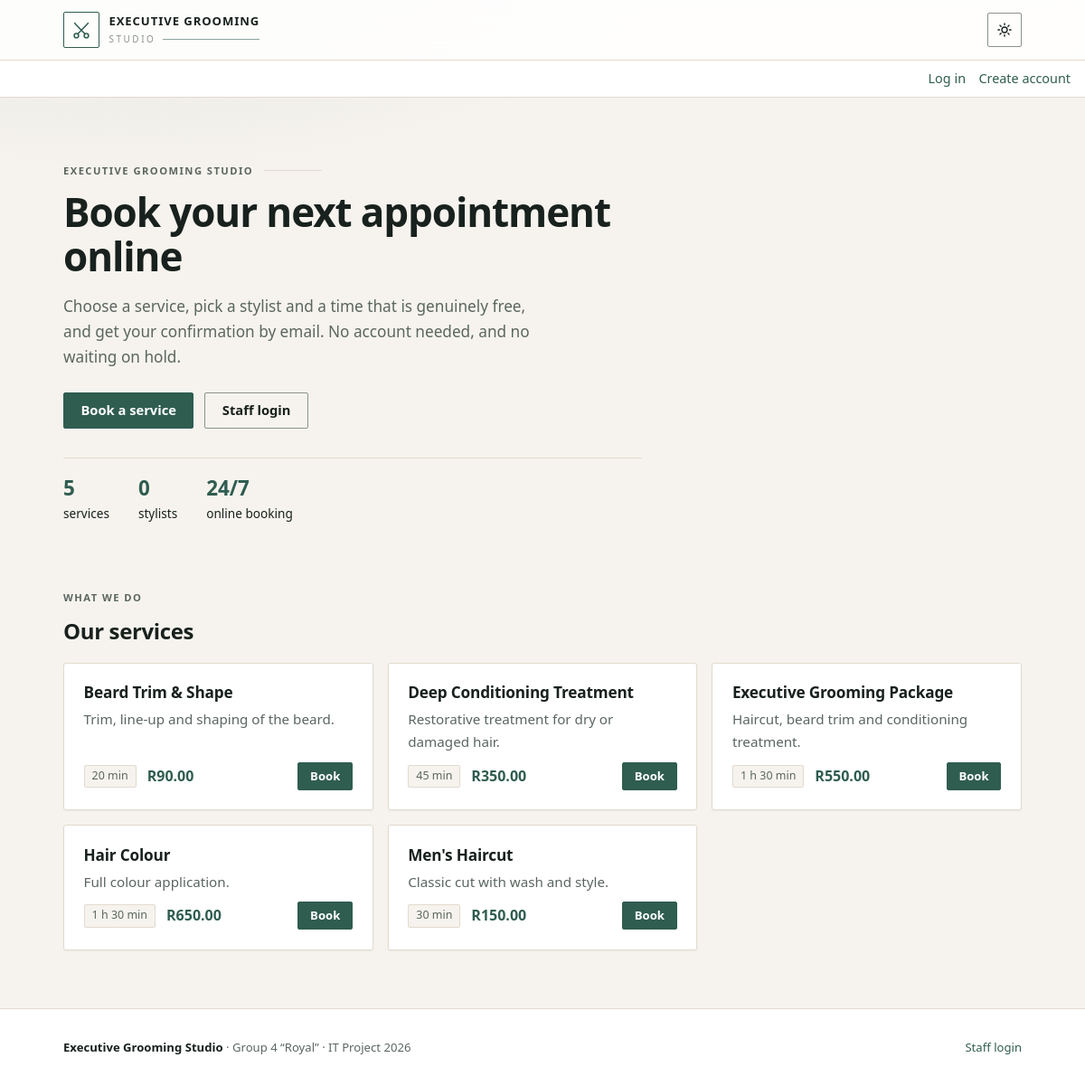
The app's page /public/index.php, older data.
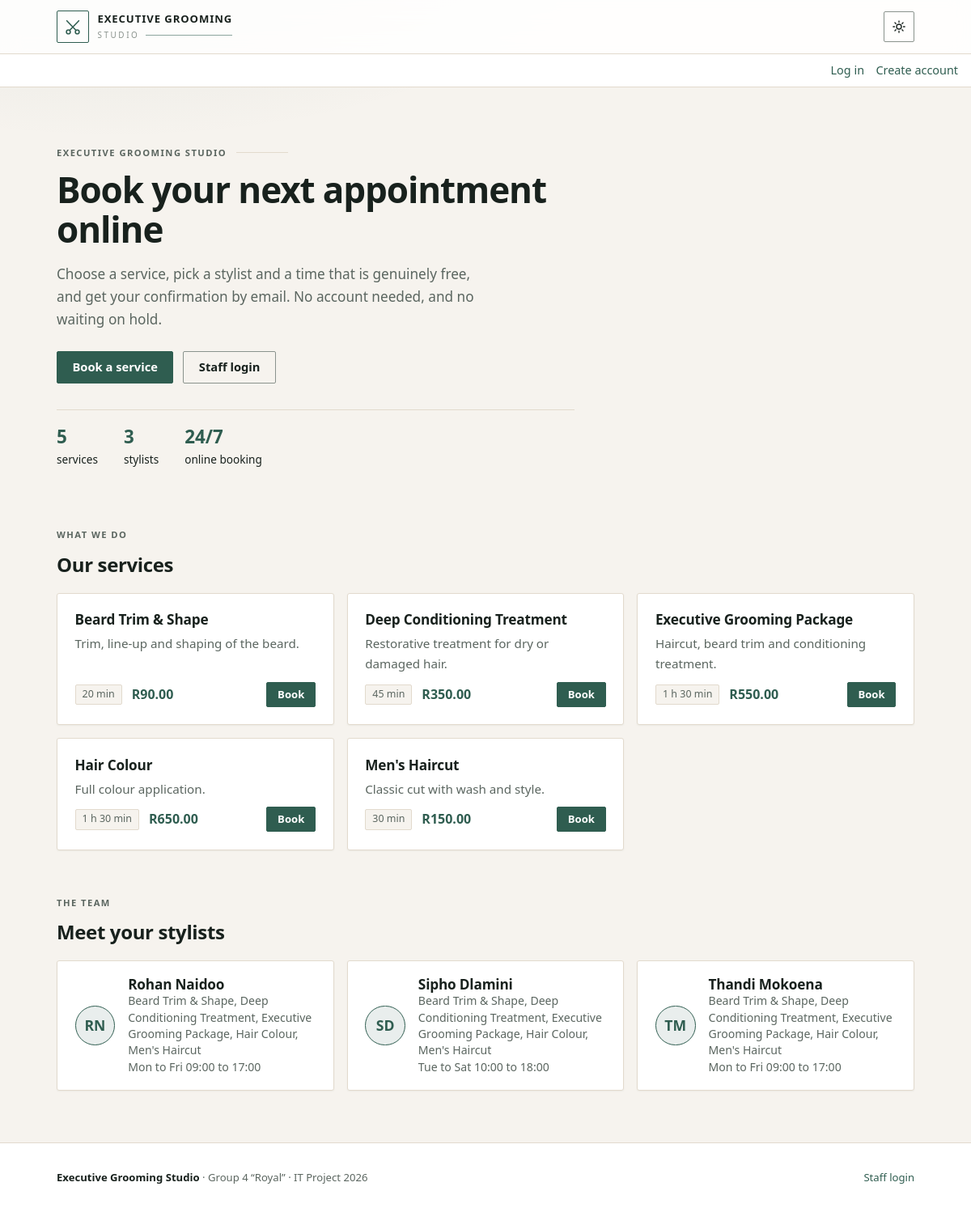
The same page, newer data.
### tables this page shows
CREATE TABLE Service (
    service_id INT AUTO_INCREMENT PRIMARY KEY,
    name VARCHAR(100) NOT NULL,
    description TEXT,
    duration_minutes INT NOT NULL CHECK (duration_minutes > 0),
    price DECIMAL(8,2) NOT NULL CHECK (price > 0),
    image VARCHAR(255) NULL    
);

CREATE TABLE Stylist (
    stylist_id INT AUTO_INCREMENT PRIMARY KEY,
    name VARCHAR(100) NOT NULL,
    email VARCHAR(150) NOT NULL UNIQUE,
    password_hash VARCHAR(255) NOT NULL,
     
    accepting_bookings TINYINT(1) NOT NULL DEFAULT 1,
     
     
    working_hours VARCHAR(255) NULL
);

### classes/Auth.php (called while the page is built, shortened)
<?php
require_once __DIR__ . '/Database.php';
class Auth
{
    public static function user(): ?array
    {
        if (!isset($_SESSION['user'], $_SESSION['last_activity'])) {
            return null;
        }
        return $_SESSION['user'];
    }
}

### classes/Service.php (called while the page is built, shortened)
<?php
require_once __DIR__ . '/Database.php';
class Service
{
    public static function getAll(): array
    {
        $db   = Database::getConnection();
        $stmt = $db->query(
            'SELECT service_id, name, description, duration_minutes, price, image
             FROM Service
             ORDER BY name'
        );
        return $stmt->fetchAll();
    }
}

### classes/Database.php (called while the page is built, shortened)
<?php
class Database
{
    private static ?PDO $connection = null;
    public static function getConnection(): PDO
    {
        if (self::$connection === null) {
            $config = require __DIR__ . '/../config/db_config.php';
            $dsn = "mysql:host={$config['host']};dbname={$config['dbname']};charset={$config['charset']}";
            self::$connection = new PDO($dsn, $config['user'], $config['pass'], [
                PDO::ATTR_ERRMODE            => PDO::ERRMODE_EXCEPTION,
                PDO::ATTR_DEFAULT_FETCH_MODE => PDO::FETCH_ASSOC,
                PDO::ATTR_EMULATE_PREPARES   => false,
            ]);
        }
        return self::$connection;
    }
}

### classes/Stylist.php (called while the page is built, shortened)
<?php
require_once __DIR__ . '/Database.php';
class Stylist
{
    public static function getAll(): array
    {
        return Database::getConnection()->query(
            'SELECT stylist_id, name, accepting_bookings FROM Stylist ORDER BY name'
        )->fetchAll();
    }
    public static function serviceNamesByStylist(): array
    {
        $rows = Database::getConnection()->query(
            'SELECT ss.stylist_id, sv.name FROM StylistService ss JOIN Service sv ON sv.service_id = ss.service_id ORDER BY sv.name'
        )->fetchAll();
        $out = [];
        foreach ($rows as $r) {
            $out[(int) $r['stylist_id']][] = $r['name'];
        }
        return $out;
    }
    public static function blocks(int $stylistId): array
    {
        $stmt = Database::getConnection()->prepare(
            "SELECT block_id, weekday, TIME_FORMAT(start_time, '%H:%i') AS start_time, TIME_FORMAT(end_time, '%H:%i') AS end_time
             FROM WorkingBlock WHERE stylist_id = :id ORDER BY weekday, start_time"
        );
        $stmt->execute([':id' => $stylistId]);
        return $stmt->fetchAll();
    }
    public static function describeBlocks(array $blocks): string
    {
        if (count($blocks) === 0) {
            return 'No working hours set';
        }
        $byDay = [];
        foreach ($blocks as $b) {
            $byDay[(int) $b['weekday']][] = $b['start_time'] . ' to ' . $b['end_time'];
        }
        $groups = [];
        for ($d = 1; $d <= 7; $d++) {
            if (!isset($byDay[$d])) {
                continue;
            }
            $text = implode(', ', $byDay[$d]);
            $n    = count($groups);
            if ($n > 0 && $groups[$n - 1][1] === $d - 1 && $groups[$n - 1][2] === $text) {
                $groups[$n - 1][1] = $d;
            } else {
                $groups[] = [$d, $d, $text];
            }
        }
        $parts = [];
        foreach ($groups as [$first, $last, $text]) {
            $days    = ($first === $last) ? self::DAYS[$first - 1] : self::DAYS[$first - 1] . ' to ' . self::DAYS[$last - 1];
            $parts[] = $days . ' ' . $text;
        }
        return implode('; ', $parts);
    }
}

### config/helpers.php (called while the page is built, shortened)
<?php
function e(string $text): string
{
    return htmlspecialchars($text, ENT_QUOTES, 'UTF-8');
}

### public/index.php (the view, shortened to what this page needs)
<?php
require_once __DIR__ . '/../config/helpers.php';
require_once __DIR__ . '/../config/account_bar.php';
require_once __DIR__ . '/../classes/Service.php';
require_once __DIR__ . '/../classes/Stylist.php';
function durationText(int $minutes): string
{
    $hours = intdiv($minutes, 60);
    $rest  = $minutes % 60;
    if ($hours === 0) {
        return $rest . ' min';
    }
    return $hours . ' h' . ($rest > 0 ? ' ' . $rest . ' min' : '');
}
$services = [];
$stylists = [];
$error    = null;
try {
    $services = Service::getAll();
    $stylists   = Stylist::getAll();
    $teamServices = Stylist::serviceNamesByStylist();
    $teamHours    = [];
    foreach ($stylists as $st) {
        $teamHours[(int) $st['stylist_id']] = Stylist::describeBlocks(Stylist::blocks((int) $st['stylist_id']));
    }
} catch (PDOException $ex) {
    error_log('Could not load the home page: ' . $ex->getMessage());
    $error = 'Sorry, we could not load our services right now. Please try again later.';
}
$heroPhoto = null;
$working = array_filter($stylists, function ($s) use ($teamHours) {
    return (int) $s['accepting_bookings'] === 1 && ($teamHours[(int) $s['stylist_id']] ?? '') !== 'No working hours set';
});
?>
<!DOCTYPE html>
<html lang="en">
<head>
    <link rel="stylesheet" href="assets/css/style.css?v=<?= (int) @filemtime(__DIR__ . '/assets/css/style.css') ?>">
</head>
<body>
    <header class="site-header">
        <h1>Executive Grooming</h1>
        <p>Studio</p>
    </header>
    <?= accountBar() ?>
    <main class="container">
        <section class="hero<?= $heroPhoto ? '' : ' no-photo' ?>">
            <div>
                <p class="eyebrow">Executive Grooming Studio</p>
                <h2 class="hero-title">Book your next appointment online</h2>
                <p class="lead">Choose a service, pick a stylist and a time that is genuinely free, and get your confirmation by email. No account needed, and no waiting on hold.</p>
                <div class="hero-actions">
                    <a class="button" href="#services">Book a service</a>
                    <a class="button button-outline" href="login.php">Staff login</a>
                </div>
                <?php if (!$error): ?>
                    <div class="stats">
                        <div class="stat"><strong><?= count($services) ?></strong><span>services</span></div>
                        <div class="stat"><strong><?= count($working) ?></strong><span>stylists</span></div>
                        <div class="stat"><strong>24/7</strong><span>online booking</span></div>
                    </div>
                <?php endif; ?>
            </div>
        </section>
        <section class="section" id="services">
            <div class="section-head">
                <div>
                    <p class="eyebrow">What we do</p>
                    <h2>Our services</h2>
                </div>
            </div>
            <?php if ($error): ?>
                <p class="error"><?= e($error) ?></p>
            <?php elseif (count($services) === 0): ?>
                <p>No services are available at the moment.</p>
            <?php else: ?>
                <div class="service-grid">
                    <?php foreach ($services as $service): ?>
                        <article class="service-card">
                            <div class="card-body">
                                <h3><?= e($service['name']) ?></h3>
                                <p class="card-text"><?= e($service['description'] ?? '') ?></p>
                                <div class="card-foot">
                                    <span class="chip"><?= e(durationText((int) $service['duration_minutes'])) ?></span>
                                    <span class="price">R<?= number_format((float) $service['price'], 2, '.', ' ') ?></span>
                                    <a class="button" href="book.php?service_id=<?= (int) $service['service_id'] ?>">Book</a>
                                </div>
                            </div>
                        </article>
                    <?php endforeach; ?>
                </div>
            <?php endif; ?>
        </section>
        <?php if (!$error && count($working) > 0): ?>
            <section class="section">
                <div class="section-head">
                    <div>
                        <p class="eyebrow">The team</p>
                        <h2>Meet your stylists</h2>
                    </div>
                </div>
                <div class="team-grid">
                    <?php foreach ($working as $s): ?>
                        <?php
                            $initials = '';
                            foreach (preg_split('/\s+/', trim($s['name'])) as $word) {
                                $initials .= mb_strtoupper(mb_substr($word, 0, 1));
                            }
                            $initials = mb_substr($initials, 0, 2);
                        ?>
                        <div class="team-card">
                            <span class="avatar" aria-hidden="true"><?= e($initials) ?></span>
                            <div>
                                <h3><?= e($s['name']) ?></h3>
                                <p><?= e(implode(', ', $teamServices[(int) $s['stylist_id']] ?? [])) ?><br><?= e($teamHours[(int) $s['stylist_id']] ?? '') ?></p>
                            </div>
                        </div>
                    <?php endforeach; ?>
                </div>
            </section>
        <?php endif; ?>
    </main>
    <footer class="site-footer">
        <div class="footer-inner">
            <span><strong>Executive Grooming Studio</strong> &middot; Group 4 &ldquo;Royal&rdquo; &middot; IT Project 2026</span>
            <a href="login.php">Staff login</a>
        </div>
    </footer>
</body>
</html>

### config/account_bar.php (shortened to what this page needs)
<?php
require_once __DIR__ . '/helpers.php';
require_once __DIR__ . '/../classes/Auth.php';
function accountBar(): string
{
    $user = Auth::user();
    if ($user === null) {
        return '<nav class="account-bar" aria-label="Account"><a href="login.php">Log in</a><a href="register.php">Create account</a></nav>';
    }
    $links = '';
    $links .= '<form method="post" action="logout.php">'
            . '<input type="hidden" name="csrf_token" value="' . e(Auth::csrfToken()) . '">'
            . '<button type="submit" class="link-button">Sign out</button></form>';
    return '<nav class="account-bar" aria-label="Account"><span class="account-name">' . e((string) $user['name']) . '</span>' . $links . '</nav>';
}

Row changes from the older to the newer data that the page shows:
now on this page (row edited): stylist: initials "RN", name "Rohan Naidoo", stylist_id "Beard Trim & Shape, Deep Conditioning Treatment, Executive Grooming Package, Hair Colour, Men's Haircut", stylist_id "Mon to Fri 09:00 to 17:00"
now on this page (row edited): stylist: initials "SD", name "Sipho Dlamini", stylist_id "Beard Trim & Shape, Deep Conditioning Treatment, Executive Grooming Package, Hair Colour, Men's Haircut", stylist_id "Tue to Sat 10:00 to 18:00"
now on this page (row edited): stylist: initials "TM", name "Thandi Mokoena", stylist_id "Beard Trim & Shape, Deep Conditioning Treatment, Executive Grooming Package, Hair Colour, Men's Haircut", stylist_id "Mon to Fri 09:00 to 17:00"
Text that changed along with them:
count($working): "0" → "3"
text now shown: "THE TEAM Meet your stylists"
